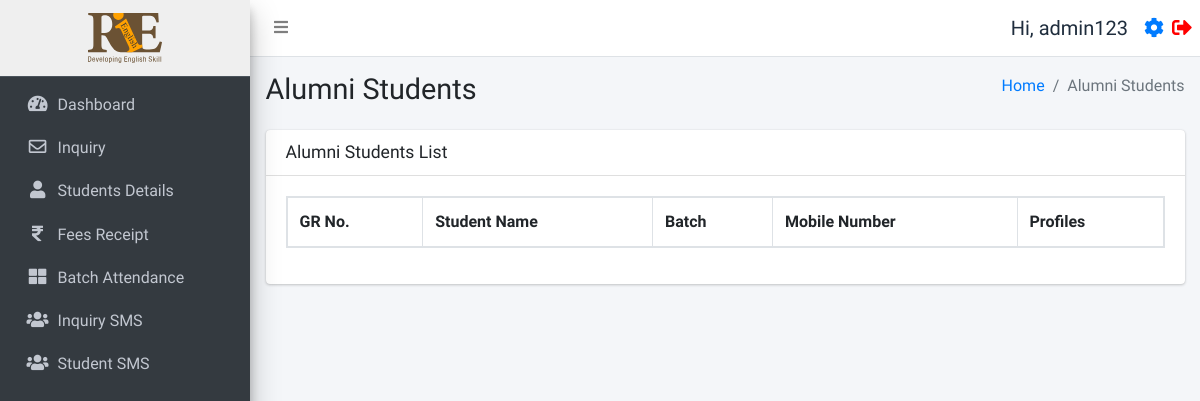
Page /alumni_students_details.php (signed in) on the earlier database version.
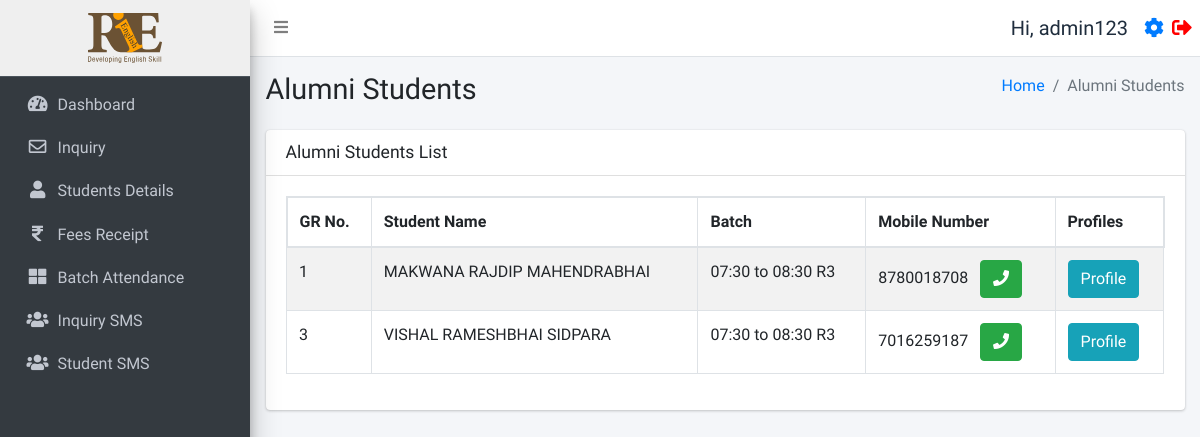
Same page on the later database version.
### tables this page shows
CREATE TABLE `studentinfo` (
  `id` int(11) NOT NULL,
  `name` varchar(255) DEFAULT NULL,
  `batch` int(11) DEFAULT NULL,
  `batch_name` varchar(255) DEFAULT NULL,
  `father_name` varchar(255) DEFAULT NULL,
  `mother_name` varchar(255) DEFAULT NULL,
  `dob` date DEFAULT NULL,
  `gender` varchar(50) DEFAULT NULL,
  `mobile_number` varchar(15) DEFAULT NULL,
  `fee_status` int(10) DEFAULT 0,
  `profession` varchar(100) DEFAULT NULL,
  `address` varchar(255) DEFAULT NULL,
  `admission_time` date DEFAULT NULL,
  `due_date` date DEFAULT NULL,
  `created_at` datetime NOT NULL DEFAULT current_timestamp(),
  `pending_fees` int(10) DEFAULT 0,
  `discount` int(10) NOT NULL,
  `total_fees` int(11) NOT NULL,
  `paid_fees` int(11) NOT NULL,
  `father_number` varchar(50) NOT NULL,
  `home_number` varchar(50) NOT NULL,
  `reference` varchar(200) DEFAULT NULL,
  `father_profession` varchar(200) DEFAULT NULL,
  `workplace_address` varchar(255) DEFAULT NULL,
  `aadharcard_number` varchar(20) DEFAULT NULL,
  `joining_purpose` varchar(255) DEFAULT NULL,
  `extratime_daily` varchar(255) DEFAULT NULL,
  `gmail_id` varchar(255) DEFAULT NULL,
  `alumnistudent` int(10) DEFAULT 0
);

### function.php (called while the page is built, shortened)
<?php
require_once('db.php');
function selectFromTable($tableName, $columns, $whereConditions) {
    global $db;
    try {
        $sql = "SELECT " . implode(', ', $columns) . " FROM $tableName";
        if (!empty($whereConditions)) {
            $sql .= " WHERE " . implode(' AND ', array_map(function ($col, $val) {
                if (is_array($val)) {
                    return "$col IN (:" . implode(", :", array_keys($val)) . ")";
                } else {
                    return "$col = :$col";
                }
            }, array_keys($whereConditions), $whereConditions));
        }
        $stmt = $db->prepare($sql);
        foreach ($whereConditions as $col => $value) {
            if (is_array($value)) {
                foreach ($value as $key => $val) {
                    $stmt->bindValue(":$key", $val);
                }
            } else {
                $stmt->bindValue(":$col", $value);
            }
        }
        $stmt->execute();
        return $stmt->fetchAll(PDO::FETCH_ASSOC);
    } catch (PDOException $e) {
        return false;
    }
}
?>

### alumni_students_details.php (the view, shortened to what the changed rows need)
<!DOCTYPE html>
<html lang="en">
<head>
</head>
<?php include ('./header.php');
require_once 'function.php';
?>
<div class="content-wrapper">
  <div class="content-header">
    <div class="container-fluid">
      <div class="row mb-2">
        <div class="col-sm-6">
          <h1 class="m-0">Alumni Students</h1>
        </div>
      </div>
    </div>
  </div>
  <section class="content">
    <div class="container-fluid">
      <div class="row">
        <div class="col-12">
          <div class="card">
            <div class="card-body">
              <div class="table-responsive">
                <table id="example2" class="table table-bordered table-striped">
                  <thead>
                    <tr>
                      <th>GR No.</th>
                      <th>Student Name</th>
                      <th>Batch</th>
                      <th>Mobile Number</th>
                      <th>Profiles</th>
                    </tr>
                  </thead>
                  <tbody>
                    <?php
                    $rows = selectFromTable('studentinfo',
                        ['id', 'name', 'batch', 'batch_name', 'pending_fees', 'mobile_number', 'dob', 'gender', 'aadharcard_number', 'profession', 'address', 'reference', 'joining_purpose', 'extratime_daily', 'gmail_id', 'father_name', 'father_number', 'father_profession', 'workplace_address', 'mother_name', 'home_number', 'admission_time', 'total_fees', 'paid_fees', 'pending_fees', 'discount'],
                        ['alumnistudent' => 1]);
                    foreach ($rows as $row) {
                      echo "<tr>";
                      echo "<td>" . $row['id'] . "</td>";
                      echo "<td style='word-break: break-all;'>" . $row['name'] . "</td>";
                      echo "<td>" . $row['batch_name'] . "</td>";
                      echo "<td>" . $row['mobile_number'] . " <a href='tel:" . $row['mobile_number'] . "' class='btn btn-success ml-2'><i class='fas fa-phone'></i></a></td>";
                      echo "<td><a href='javascript:void(0);' onclick='confirmProfile(" . $row['id'] . ")' class='btn btn-info'>Profile</a></td>";
                      echo "</tr>";
                    }
                    ?>
                  </tbody>
                </table>
              </div>
            </div>
          </div>
        </div>
      </div>
    </div>
  </section>
</div>
<?php include ('./footer.php'); ?>

### header.php (shortened to what the changed rows need)
<?php
require_once 'db.php';
require_once ('function.php');
?>
<!DOCTYPE html>
<html lang="en">
<head>
  <link rel="stylesheet" href="./plugins/fontawesome-free/css/all.min.css">
  <link rel="stylesheet" href="https://code.ionicframework.com/ionicons/2.0.1/css/ionicons.min.css">
  <link rel="stylesheet" href="./plugins/icheck-bootstrap/icheck-bootstrap.min.css">
  <link rel="stylesheet" href="https://cdn.datatables.net/1.10.19/css/dataTables.bootstrap4.min.css">
  <link rel="stylesheet" href="./asset/css/adminlte.min.css">
  <link rel="stylesheet" href="./asset/css/style.css">
</head>
<body class="hold-transition sidebar-mini layout-fixed">
  <div class="wrapper">
    <aside class="main-sidebar sidebar-dark-primary elevation-4">
      <?php if ($_SESSION['user_status'] === 'faculty'): ?>
        <a href="./batch.php" class="brand-link" style="text-align:center;background:#efefef;">
        <?php else: ?>
          <a href="./dashboard.php" class="brand-link" style="text-align:center;background:#efefef;">
          <?php endif; ?>
          <img src="./asset/img/logo.svg" alt="RIE logo Logo" style="height:50px;">
        </a>
    </aside>

Differences in the rows shown:
now on this page (row edited): studentinfo: id "1", name "MAKWANA RAJDIP MAHENDRABHAI", batch_name "07:30 to 08:30 R3", mobile_number "8780018708"
now on this page (row edited): studentinfo: id "3", name "VISHAL RAMESHBHAI SIDPARA", batch_name "07:30 to 08:30 R3", mobile_number "7016259187"
